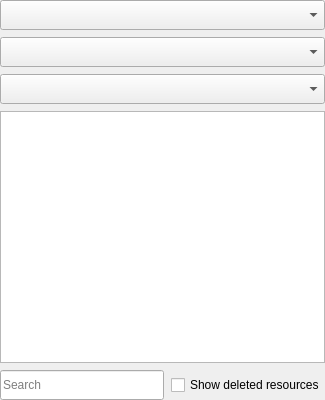
<?xml version="1.0" encoding="UTF-8"?>
<ui version="4.0">
 <class>WdgResourcePreview</class>
 <widget class="QWidget" name="WdgResourcePreview">
  <property name="geometry">
   <rect>
    <x>0</x>
    <y>0</y>
    <width>325</width>
    <height>400</height>
   </rect>
  </property>
  <property name="sizePolicy">
   <sizepolicy hsizetype="Expanding" vsizetype="Expanding">
    <horstretch>0</horstretch>
    <verstretch>0</verstretch>
   </sizepolicy>
  </property>
  <property name="minimumSize">
   <size>
    <width>0</width>
    <height>0</height>
   </size>
  </property>
  <property name="windowTitle">
   <string>Form</string>
  </property>
  <layout class="QVBoxLayout" name="verticalLayout_2">
   <property name="spacing">
    <number>7</number>
   </property>
   <property name="leftMargin">
    <number>0</number>
   </property>
   <property name="topMargin">
    <number>0</number>
   </property>
   <property name="rightMargin">
    <number>0</number>
   </property>
   <property name="bottomMargin">
    <number>0</number>
   </property>
   <item>
    <layout class="QVBoxLayout" name="verticalLayout">
     <property name="sizeConstraint">
      <enum>QLayout::SetDefaultConstraint</enum>
     </property>
     <item>
      <layout class="QHBoxLayout" name="horizontalLayout_2">
       <property name="spacing">
        <number>7</number>
       </property>
      </layout>
     </item>
     <item>
      <widget class="QComboBox" name="cmbResourceType">
       <property name="minimumSize">
        <size>
         <width>0</width>
         <height>30</height>
        </size>
       </property>
      </widget>
     </item>
     <item>
      <widget class="QComboBox" name="cmbStorage">
       <property name="minimumSize">
        <size>
         <width>0</width>
         <height>30</height>
        </size>
       </property>
      </widget>
     </item>
     <item>
      <widget class="QComboBox" name="cmbTag">
       <property name="minimumSize">
        <size>
         <width>0</width>
         <height>30</height>
        </size>
       </property>
      </widget>
     </item>
     <item>
      <widget class="KisResourceItemListView" name="resourceItemView"/>
     </item>
     <item>
      <layout class="QHBoxLayout" name="horizontalLayout">
       <item>
        <widget class="QLineEdit" name="lneFilterText">
         <property name="minimumSize">
          <size>
           <width>0</width>
           <height>30</height>
          </size>
         </property>
         <property name="placeholderText">
          <string>Search</string>
         </property>
        </widget>
       </item>
       <item>
        <widget class="QCheckBox" name="chkShowDeleted">
         <property name="text">
          <string>Show deleted resources</string>
         </property>
        </widget>
       </item>
      </layout>
     </item>
    </layout>
   </item>
  </layout>
 </widget>
 <customwidgets>
  <customwidget>
   <class>KisResourceItemListView</class>
   <extends>QListView</extends>
   <header location="global">KisResourceItemListView.h</header>
  </customwidget>
 </customwidgets>
 <resources/>
 <connections/>
</ui>
